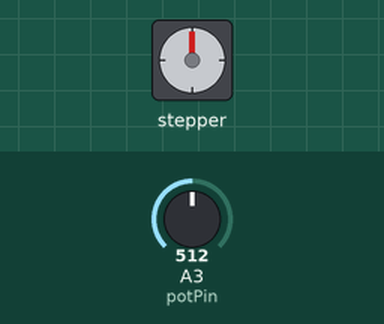
Simulated run of this sketch. Board: Arduino Uno, built with avr-gcc and run on an emulated ATmega328P. Shown: stepper motor. The inputs (shaded band) are chosen by the test bench; at power-on: A3 (potPin) = 512. Stepper angles assume 200 steps per turn.

Above: at 0.15 s.
At 1.2 s:
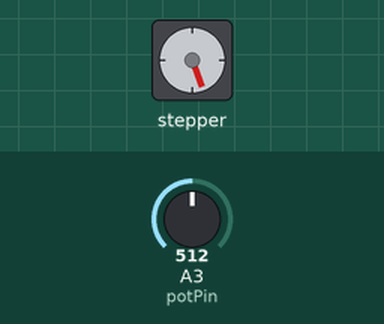
1.3 s: A3 (potPin) set to 716
At 1.65 s:
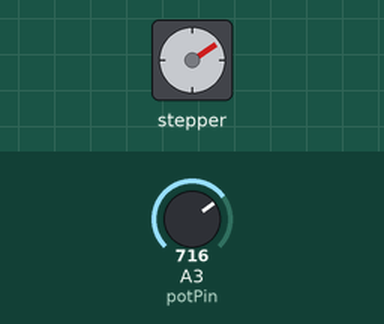
Timing chart, 0 to 13.3 s (numbered marks = the images above; inputs shaded):
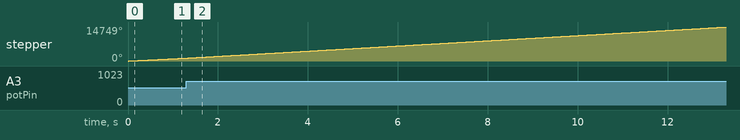

The sketch:

variable-conveyor-belt.ino
```cpp
#include <AccelStepper.h>

const int dirPin = 5;
const int stepPin = 6;
const int potPin = A3;
const int minSpeed = 200;
const int maxSpeed = 1000;

AccelStepper stepper(AccelStepper::DRIVER, stepPin, dirPin);

void setup() {
  stepper.setMaxSpeed(maxSpeed);
  stepper.setSpeed(800);  // Initial speed (this will be overwritten)
  Serial.begin(9600);
}

void loop() {
  int potValue = analogRead(potPin);  // Read potentiometer value

  // // Map potentiometer value to desired speed range
  long stepSpeed = map(potValue, 0, 1023, minSpeed, maxSpeed);

  // Dynamically set the speed of the stepper motor based on potentiometer value
  stepper.setSpeed(stepSpeed);

  // Run the stepper motor at the set speed
  stepper.runSpeed();
}
```
